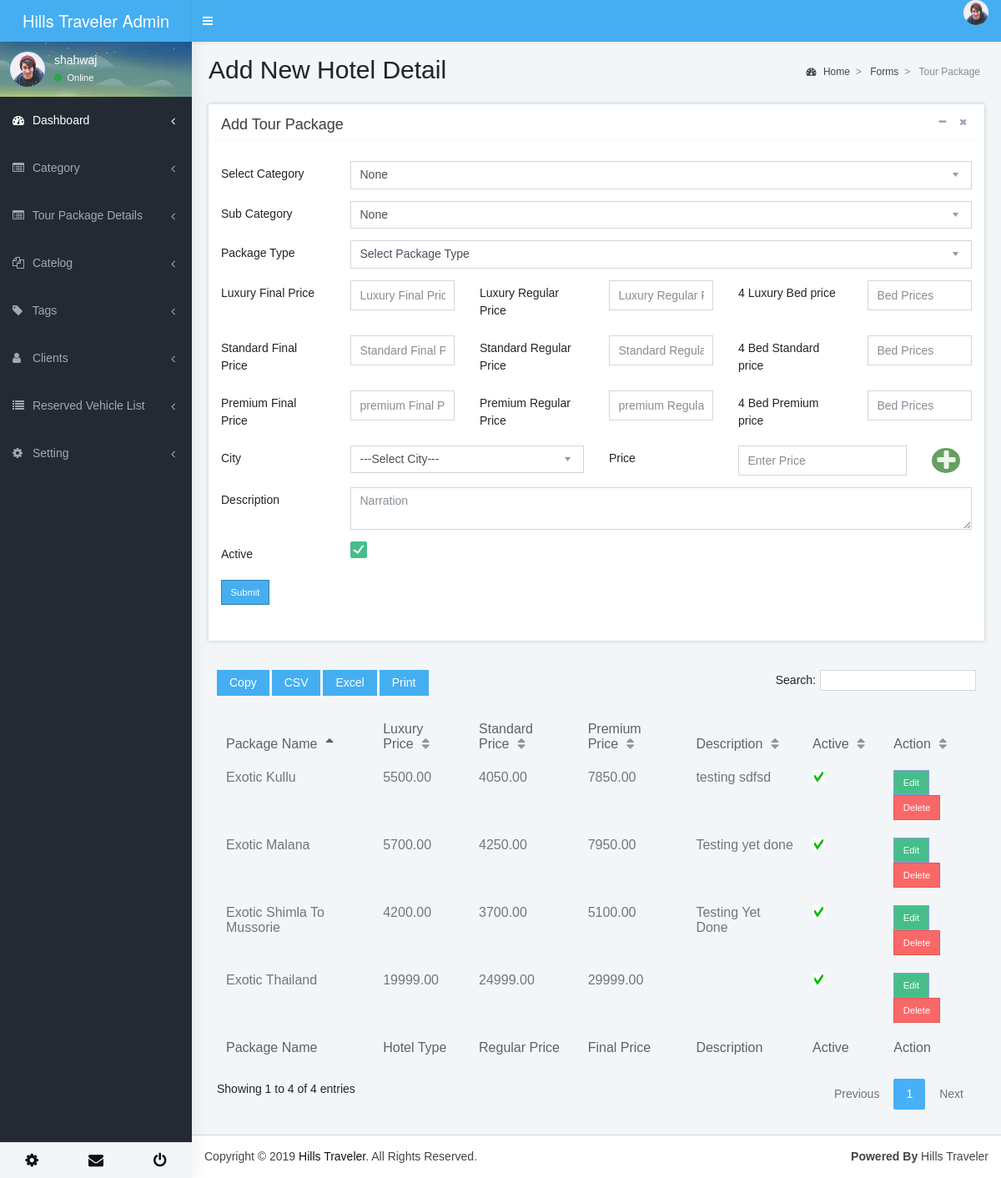
The page /main/?route=pricing (signed in) on the database its author committed.
### tables this page shows
CREATE TABLE `pricing` (
  `ID` int(11) NOT NULL,
  `categoryID` varchar(255) NOT NULL,
  `subcategoryID` varchar(255) NOT NULL,
  `packageID` varchar(255) NOT NULL,
  `planID` varchar(255) NOT NULL,
  `r_price` double(9,2) NOT NULL,
  `f_price` double(9,2) NOT NULL,
  `lux_final_price` double(9,2) NOT NULL,
  `lux_regular_price` double(9,2) NOT NULL,
  `lux_per_bed_price` double(9,2) NOT NULL COMMENT 'luxury price''s increase according to bed''s',
  `std_final_price` double(9,2) NOT NULL,
  `std_regular_price` double(9,2) NOT NULL,
  `std_per_bed_price` double(9,2) NOT NULL COMMENT 'standard price''s increase according to bed''s',
  `prm_final_price` double(9,2) NOT NULL,
  `prm_regular_price` double(9,2) NOT NULL,
  `prm_per_bed_price` double(9,2) NOT NULL COMMENT 'Premium price''s increase according to bed''s',
  `narration` longtext NOT NULL,
  `active` tinyint(4) NOT NULL,
  `e_date` datetime NOT NULL,
  `u_date` datetime NOT NULL,
  `localIP` varchar(255) NOT NULL
);

CREATE TABLE `package` (
  `ID` int(11) NOT NULL,
  `categoryID` varchar(255) NOT NULL,
  `childcatID` varchar(255) NOT NULL,
  `heading` varchar(255) NOT NULL,
  `name` varchar(255) NOT NULL,
  `days` varchar(255) NOT NULL,
  `night` varchar(255) NOT NULL,
  `tag` varchar(255) NOT NULL,
  `standard_price` double(9,2) NOT NULL,
  `luxury_price` double(9,2) NOT NULL,
  `premium_price` double(9,2) NOT NULL,
  `icons` varchar(255) NOT NULL,
  `image` varchar(100) NOT NULL,
  `Narration` longtext NOT NULL,
  `deal` longtext NOT NULL,
  `day1` longtext NOT NULL,
  `view_all` longtext NOT NULL,
  `package_include` longtext NOT NULL,
  `honeymoon_include` longtext NOT NULL,
  `slug` varchar(255) NOT NULL,
  `bank_detail` longtext NOT NULL,
  `payment_policy` varchar(255) NOT NULL,
  `term_condition` varchar(255) NOT NULL,
  `active` tinyint(4) NOT NULL,
  `e_date` datetime NOT NULL,
  `u_date` datetime NOT NULL,
  `localIP` varchar(255) NOT NULL
);

### main/controller/dbclass.php (called while the page is built, shortened)
<?php
class dbclass {
	public function SelectQry($qry,$con)
	{
		$res=mysqli_query($con,$qry);
		return $res;
	}
}
?>

### main/view/pricing.php (the view, shortened to what this page needs)
	<?php
	$db=new dbclass();
	$con=$db->Connection();
	$edID=isset($_REQUEST["ed"])?$_REQUEST["ed"]:"";
	if($SesUserType==1)
	{
		$lux_final_price=isset($_REQUEST["lux_final_price"])?$_REQUEST["lux_final_price"]:"";
		$lux_regular_price=isset($_REQUEST["lux_regular_price"])?$_REQUEST["lux_regular_price"]:"";
		$lux_per_bed_price=isset($_REQUEST["lux_per_bed_price"])?$_REQUEST["lux_per_bed_price"]:"";
		$std_final_price=isset($_REQUEST["std_final_price"])?$_REQUEST["std_final_price"]:"";
		$std_regular_price=isset($_REQUEST["std_regular_price"])?$_REQUEST["std_regular_price"]:"";
		$std_per_bed_price=isset($_REQUEST["std_per_bed_price"])?$_REQUEST["std_per_bed_price"]:"";
		$prm_final_price=isset($_REQUEST["prm_final_price"])?$_REQUEST["prm_final_price"]:"";
		$prm_regular_price=isset($_REQUEST["prm_regular_price"])?$_REQUEST["prm_regular_price"]:"";
		$prm_per_bed_price=isset($_REQUEST["prm_per_bed_price"])?$_REQUEST["prm_per_bed_price"]:"";
		$narration=isset($_REQUEST["narration"])?$_REQUEST["narration"]:"";
	}
	$qry="Select * FROM pricing order by e_date DESC;";
	$res=$db->SelectQry($qry,$con);
	$Rows2 = mysqli_num_rows($res);
	$all_data=array();
	if($Rows2 >0)
	{
		$i=0;
		while($getdata =mysqli_fetch_assoc($res))
		{
			$all_data[$i++]=$getdata;
		}
	}
?>
<div class="content-wrapper">
	<section class="content-header">
		<h1>Add New Hotel Detail</h1>
		<ol class="breadcrumb">
			<li class="breadcrumb-item"><a href="#"><i class="fa fa-dashboard"></i> Home</a></li>
			<li class="breadcrumb-item"><a href="#">Forms</a></li>
			<li class="breadcrumb-item active">Tour Package</li>
		</ol>
	</section>
	<section class="content">
		<div class="box box-default">
			<div class="box-header with-border">
				<h3 class="box-title">Add Tour Package</h3>
				<div class="box-tools pull-right">
					<button type="button" class="btn btn-box-tool" data-widget="collapse"><i class="fa fa-minus"></i></button>
					<button type="button" class="btn btn-box-tool" data-widget="remove"><i class="fa fa-remove"></i></button>
				</div>
			</div>
			<form name="c_form" method="post" enctype="multipart/form-data">
				<div class="box-body">
					<div class="row">
						<div class="col-12">
							<div class="form-group row">
								<label for="example-text-input" class="col-sm-2 col-form-label">Select Category</label>
								<div class="col-sm-10">
									<select onchange="getCategory(this.value);" class="form-control select2" data-placeholder="Select Category" name="category" id="category">
										<option value="0">None</option>
									</select>
								</div>
							</div>
							<div class="form-group row">
								<label for="example-text-input" class="col-sm-2 col-form-label">Sub Category</label>
								<div class="col-sm-10">
									<select class="form-control select2" data-placeholder="Select Category" name="subcategory" id="subcategory" onchange="getpackage(this.value);">
										<option value="0">None</option>
									</select>
								</div>
							</div>
							<div class="form-group row">
								<label for="example-text-input" class="col-sm-2 col-form-label">Package Type</label>
								<div class="col-sm-10">
									<select class="form-control select2" data-placeholder="Select Package Heading" name="package" id="package_name" >
										<option value="0">Select Package Type</option>
									</select>
								</div>
							</div>
							<div class="form-group row">
								<label for="example-text-input" class="col-sm-2 col-form-label">Luxury Final Price</label>
								<div class="col-sm-2">
									<input class="form-control" placeholder="Luxury Final Price" type="text" value="<?=$lux_final_price;?>" id="lux_final_price" name="lux_final_price">
								</div>
								<label for="example-text-input" class="col-sm-2 col-form-label">Luxury Regular Price</label>
								<div class="col-sm-2">
									<input class="form-control" placeholder="Luxury Regular Price" type="text" value="<?=$lux_regular_price;?>" id="lux_regular_price" name="lux_regular_price">
								</div>
								<label for="example-text-input" class="col-sm-2 col-form-label">4 Luxury Bed price</label>
								<div class="col-sm-2">
									<input class="form-control" placeholder="Bed Prices" type="text" value="<?=$lux_per_bed_price?>" name="lux_per_bed_price" id="lux_per_bed_price">
								</div>
							</div>
							<div class="form-group row">
								<label for="example-text-input" class="col-sm-2 col-form-label">Standard Final Price</label>
								<div class="col-sm-2">
									<input class="form-control" placeholder="Standard Final Price" type="text" value="<?=$std_final_price;?>" id="std_final_price" name="std_final_price">
								</div>
								<label for="example-text-input" class="col-sm-2 col-form-label">Standard Regular Price</label>
								<div class="col-sm-2">
									<input class="form-control" placeholder="Standard Regular Price" type="text" value="<?=$std_regular_price;?>" id="std_regular_price" name="std_regular_price">
								</div>
								<label for="example-text-input" class="col-sm-2 col-form-label">4 Bed Standard price</label>
								<div class="col-sm-2">
									<input class="form-control" placeholder="Bed Prices" type="text" value="<?=$std_per_bed_price?>" name="std_per_bed_price" id="std_per_bed_price">
								</div>
							</div>
							<div class="form-group row">
								<label for="example-text-input" class="col-sm-2 col-form-label">Premium Final Price</label>
								<div class="col-sm-2">
									<input class="form-control" placeholder="premium Final Price" type="text" value="<?=$prm_final_price;?>" id="prm_final_price" name="prm_final_price">
								</div>
								<label for="example-text-input" class="col-sm-2 col-form-label">Premium Regular Price</label>
								<div class="col-sm-2">
									<input class="form-control" placeholder="premium Regular Price" type="text" value="<?=$prm_regular_price;?>" id="prm_regular_price" name="prm_regular_price">
								</div>
								<label for="example-text-input" class="col-sm-2 col-form-label">4 Bed Premium price</label>
								<div class="col-sm-2">
									<input class="form-control" placeholder="Bed Prices" type="text" value="<?=$prm_per_bed_price?>" name="prm_per_bed_price" id="prm_per_bed_price">
								</div>
							</div>
							<?php
							$psqry="Select * FROM add_on_price where pricing_id = '".$edID."' ";
							$run_psqry=$db->SelectQry($psqry,$con);
							$seriesdetail =mysqli_fetch_assoc($run_psqry);
							?>
							<div class="form-group row">
								<label for="example-text-input" class="col-sm-2 col-form-label">City</label>
								<div class="col-sm-4">
									<select class="form-control" name="to_city_price[]" required>
										<option selected disbled>---Select City---</option>
									</select>
								</div>
								<label for="example-text-input" class="col-sm-2 col-form-label">Price</label>
								<div class="col-md-3">
									<input type="text" name="price_from_to[]" class="form-control" value="<?=$seriesdetail['price']?>" placeholder="Enter Price">
								</div>
								<div class="col-md-1" id="add_more_price">
									<button type="button" style="border-radius: 50%;font-size: 28px;color: #eef5ee;background: #65a061;margin-top: -48%;border: none;" id="add_price_member_based" class="fa fa-plus" aria-hidden="true"></button>
								</div>
							</div>
								<div class="form-group row">
									<label for="example-text-input" class="col-sm-2 col-form-label">Description</label>
									<div class="col-sm-10">
										<textarea class="form-control" name="narration" placeholder="Narration" ><?=$narration;?></textarea>
									</div>
								</div>
								<div class="form-group row">
									<label for="example-text-input" class="col-sm-2 col-form-label">Active</label>
									<div class="col-sm-10">
										<label for="active"></label>
									</div>
								</div>
								<div class="form-group row">
									<div class="col-sm-8">
										<input class="btn btn-primary" type="submit" value="Submit" id="submit" name="submit">
									</div>
								</div>
							</div>
						</div>
					</div>
				</form>
			</div>
			<div class="box-body">
				<table id="example" class="table table-bordered table-hover display nowrap margin-top-10 table-responsive">
					<thead >
						<tr >
							<th>Package Name</th>
							<th>Luxury Price</th>
							<th>Standard Price</th>
							<th>Premium Price</th>
							<th>Description</th>
							<th>Active</th>
							<th>Action</th>
						</tr>
					</thead>
					<tbody>
						<?php
						for($i=0;$i<count($all_data);$i++)
						{
							?>
							<tr>
								<td><?php
								$data_pkg="select name from package where ID='".$all_data[$i]["packageID"]."' ";
								$pkg_run =mysqli_query($con,$data_pkg);
								$fetch_pkg = mysqli_fetch_assoc($pkg_run);
								echo $fetch_pkg['name'];
								?>
							</td>
							<td><?=$all_data[$i]["lux_final_price"]?></td>
							<td><?=$all_data[$i]["std_final_price"]?></td>
							<td><?=$all_data[$i]["prm_final_price"]?></td>
							<td><?=$all_data[$i]["narration"]?></td>
							<td><?php
							if($all_data[$i]["active"]==1)
							{
								echo '<img height="15" width="15" src="uploads/images/yes.png">';
							}else{
								echo '<img height="15" width="15" src="uploads/images/cross.png">';
							}
							$all_data[$i]["active"]?></td>
							<td><a href="?route=<?=$PageRoute?>&ed=<?=$all_data[$i]["ID"];?>" class="btn btn-success">Edit</a>
								<a href="?route=<?=$PageRoute?>&del=<?=$all_data[$i]["ID"];?>" class="btn btn-danger">Delete</a>
							</td>
						</tr>
					<?php } ?>
				</tbody>
				<tfoot>
					<tr>
						<th>Package Name</th>
						<th>Hotel Type</th>
						<th>Regular Price</th>
						<th>Final Price</th>
						<th>Description</th>
						<th>Active</th>
						<th>Action</th>
					</tr>
				</tfoot>
			</table>
		</div>
	</section>
</div>
</body>
</html>

### main/css/skins/_all-skins.css (style rules this page uses)
.skin-blue .content-header { background: #f2f6f8; }
.skin-blue .content { background: #f2f6f8; }

### rows shown on the page
pricing: packageID.name "Exotic Thailand", lux_final_price "19999.00", std_final_price "24999.00", prm_final_price "29999.00", active 1 (drawn)
pricing: packageID.name "Exotic Shimla To Mussorie", lux_final_price "4200.00", std_final_price "3700.00", prm_final_price "5100.00", narration "Testing Yet Done", active 1 (drawn)
pricing: packageID.name "Exotic Malana", lux_final_price "5700.00", std_final_price "4250.00", prm_final_price "7950.00", narration "Testing yet done", active 1 (drawn)
pricing: packageID.name "Exotic Kullu", lux_final_price "5500.00", std_final_price "4050.00", prm_final_price "7850.00", narration "testing sdfsd", active 1 (drawn)

### other values the page prints
$_SESSION["ADMData"]['name'] "shahwaj"
